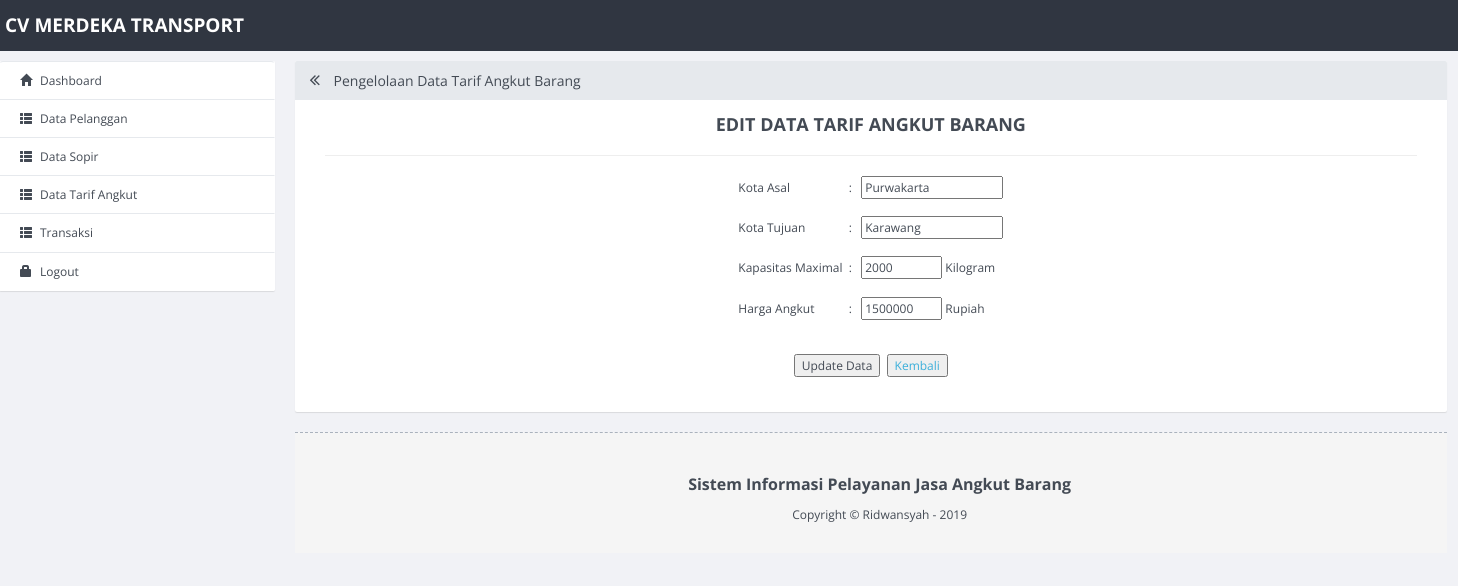
Page /administrator/admin/edit_tarif.php?id=1 on the committed database.
### tables this page shows
CREATE TABLE IF NOT EXISTS `tarif` (
`id_tarif` int(10) NOT NULL,
  `kota_asal` varchar(20) NOT NULL,
  `kota_tujuan` varchar(20) NOT NULL,
  `max_kapasitas` int(10) NOT NULL,
  `harga` int(10) NOT NULL
);

### administrator/admin/edit_tarif.php (the view, shortened to what this page needs)
<!DOCTYPE html>
<html>
  <head>
    <link rel="stylesheet" href="dist/css/site.min.css">
  </head>
  <body>
    <nav role="navigation" class="navbar navbar-custom">
        <div class="container-fluid">
          <div class="navbar-header">
            <h4><font color=white>CV MERDEKA TRANSPORT</font></h4>
          </div>
        </div>
      </nav>
    <div class="container-fluid">
        <div class="row row-offcanvas row-offcanvas-left">
          <div class="col-xs-6 col-sm-3 sidebar-offcanvas" role="navigation">
            <ul class="list-group panel">
                <li class="list-group-item"><a href="depan_admin.php"><i class="glyphicon glyphicon-home"></i>Dashboard </a></li>
                <li class="list-group-item"><a href="data_pelanggan.php"><i class="glyphicon glyphicon-th-list"></i>Data Pelanggan </a></li>
                <li class="list-group-item"><a href="data_sopir.php"><i class="glyphicon glyphicon-th-list"></i>Data Sopir </a></li>
                <li class="list-group-item"><a href="data_tarif.php"><i class="glyphicon glyphicon-th-list"></i>Data Tarif Angkut </a></li>
                <li class="list-group-item"><a href="data_transaksi.php"><i class="glyphicon glyphicon-th-list"></i>Transaksi </a></li>
                <li class="list-group-item"><a href="logout.php" ><i class="glyphicon glyphicon-lock"></i>Logout</a></li>
              </ul>
          </div>
          <div class="col-xs-12 col-sm-9 content">
            <div class="panel panel-default">
              <div class="panel-heading">
                <h3 class="panel-title"><a href="javascript:void(0);" class="toggle-sidebar"><span class="fa fa-angle-double-left" data-toggle="offcanvas" title="Maximize Panel"></span></a> Pengelolaan Data Tarif Angkut Barang</h3>
              </div>
              <div class="panel-body">
                  <div class="content-row">
		  <center>
                    <h2 class="content-row-title">EDIT DATA TARIF ANGKUT BARANG</h2><hr>
<?php
$ambil=mysql_query("select * from tarif where id_tarif='$_GET[id]'");
$data=mysql_fetch_array($ambil);
?>
<form method="post" action="proses_edit_tarif.php">
<table border=0>
<tr><td>Kota Asal</td><td>&nbsp;&nbsp;: &nbsp;&nbsp;</td><td><input type="text" name="asal" maxlength=20 size=20 value="<?php echo $data['kota_asal'];?>" required/></td></tr>
<tr><td>&nbsp;</td></tr>
<tr><td>Kota Tujuan</td><td>&nbsp;&nbsp;: &nbsp;&nbsp;</td><td><input type="text" name="tujuan" maxlength=20 size=20 value="<?php echo $data['kota_tujuan'];?>" required/></td></tr>
<tr><td>&nbsp;</td></tr>
<tr><td>Kapasitas Maximal</td><td>&nbsp;&nbsp;: &nbsp;&nbsp;</td><td><input type="text" name="max" maxlength=10 size=10 value="<?php echo $data['max_kapasitas'];?>" required/> Kilogram</td></tr>
<tr><td>&nbsp;</td></tr>
<tr><td>Harga Angkut</td><td>&nbsp;&nbsp;: &nbsp;&nbsp;</td><td><input type="text" name="harga" maxlength=10 size=10 value="<?php echo $data['harga'];?>" required/> Rupiah</td></tr>
<tr><td>&nbsp;</td></tr>
</table>
<br>
<input type="submit" value="Update Data">&nbsp;&nbsp;<a href="data_tarif.php"><input type="button" value="Kembali"></a>
</form>
        </div>
      </div>
    </div>
    <div class="site-footer">
      <div class="container">
        <div class="copyright clearfix">
          <center>
		<p><b>Sistem Informasi Pelayanan Jasa Angkut Barang</b>
          	<p>Copyright &copy; Ridwansyah - 2019</p>
	  </center>
        </div>
      </div>
    </div>
  </body>
</html>

### rows in the picture
tarif: asal "Purwakarta", tujuan "Karawang", max "2000", harga "1500000"
